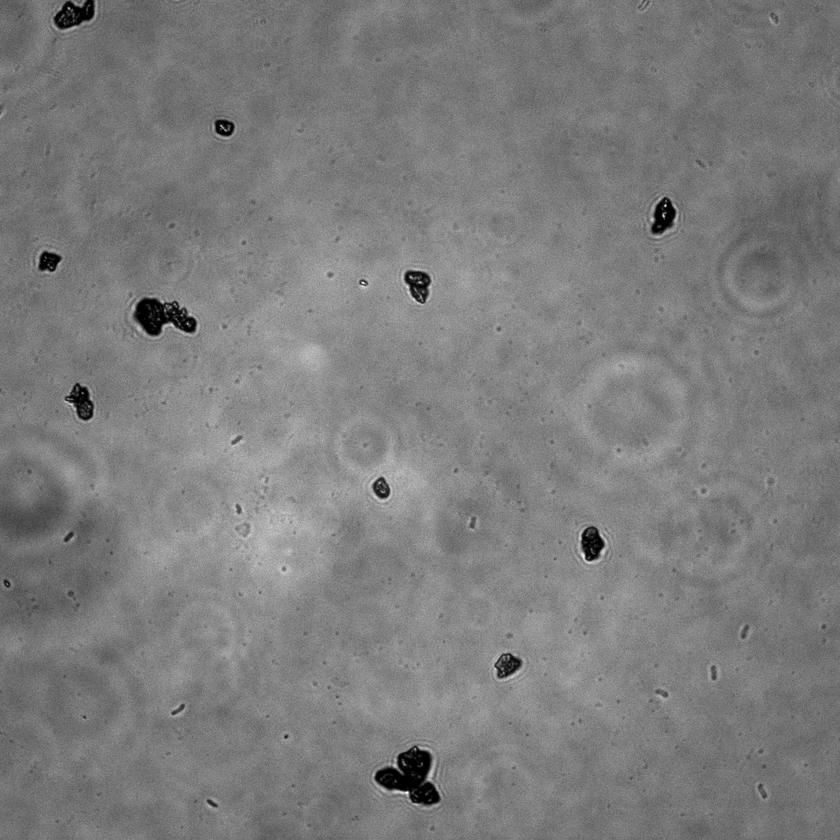
#> input picture source/1/1 N NO 1_ch00.tif, 840 x 840 px, shrunk from 1200 x 1200 before the run, found by its file name
$ python beta_3.py
#> lines starting #> are read from the running program, lines starting #| are printed output that depends on the picture; after the words box and inside, x2 and y2 are one past the last pixel; in counts of white or black regions, pixels touching at a corner belong together
import cv2
import numpy as np

# Load image
img = cv2.imread('./source/1/1 N NO 1_ch00.tif', cv2.IMREAD_GRAYSCALE)
#> img is the input picture: shape (840, 840); min 0, max 255, mean 124.4
if img is None:
    raise FileNotFoundError("Image could not be loaded. Check the file path.")

# GaussianBlur
blurred = cv2.GaussianBlur(img, (5, 5), 0)  # type: ignore

# Threshold
_, thresh = cv2.threshold(blurred, 0, 255, cv2.THRESH_BINARY_INV + cv2.THRESH_OTSU)
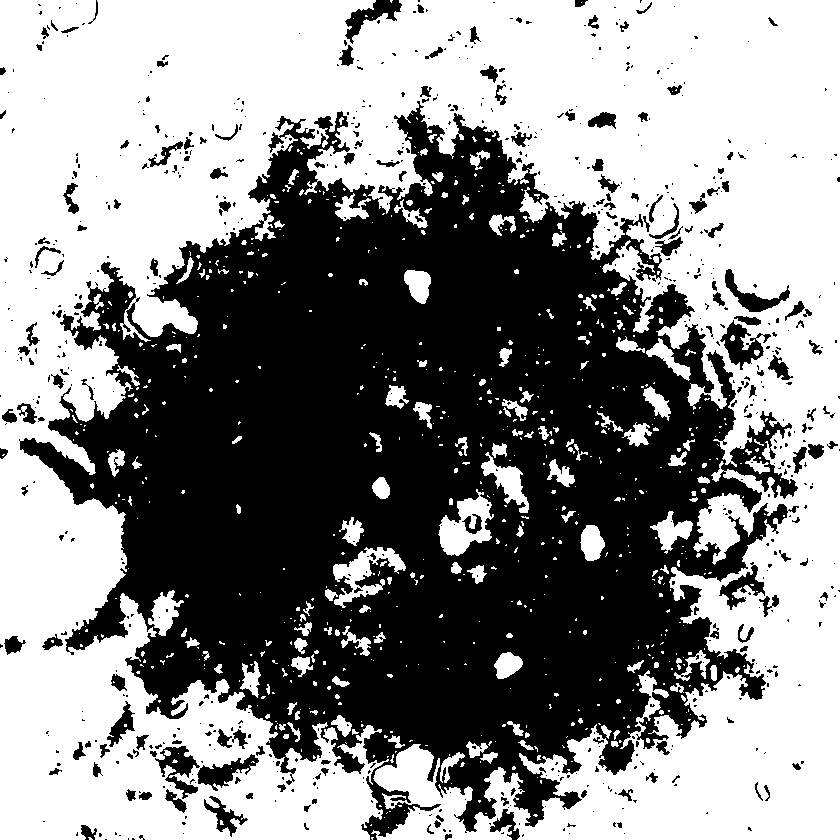
#> thresh: shape (840, 840); 54.4% white; 748 black regions (577 under 20 px), largest, box (x1, y1, x2, y2) and area: (19, 101, 799, 840) 301038, (720, 320, 771, 370) 1023, (155, 746, 200, 799) 967

# Noise removal
kernel = np.ones((3, 3), np.uint8)
opening = cv2.morphologyEx(thresh, cv2.MORPH_OPEN, kernel, iterations=2)
#> opening: shape (840, 840); 50.9% white; 316 black regions (220 under 20 px), largest, box (x1, y1, x2, y2) and area: (19, 86, 840, 840) 327329, (127, 734, 265, 813) 3115, (716, 316, 777, 370) 1531

# Sure background and foreground
sure_bg = cv2.dilate(opening, kernel, iterations=3)
#> sure_bg: shape (840, 840); 59.9% white; 88 black regions (47 under 20 px), largest, box (x1, y1, x2, y2) and area: (23, 113, 789, 829) 275061, (707, 652, 762, 696) 986, (367, 787, 412, 840) 812
dist_transform = cv2.distanceTransform(opening, cv2.DIST_L2, 5)
_, sure_fg = cv2.threshold(dist_transform, 0.7 * dist_transform.max(), 255, 0)
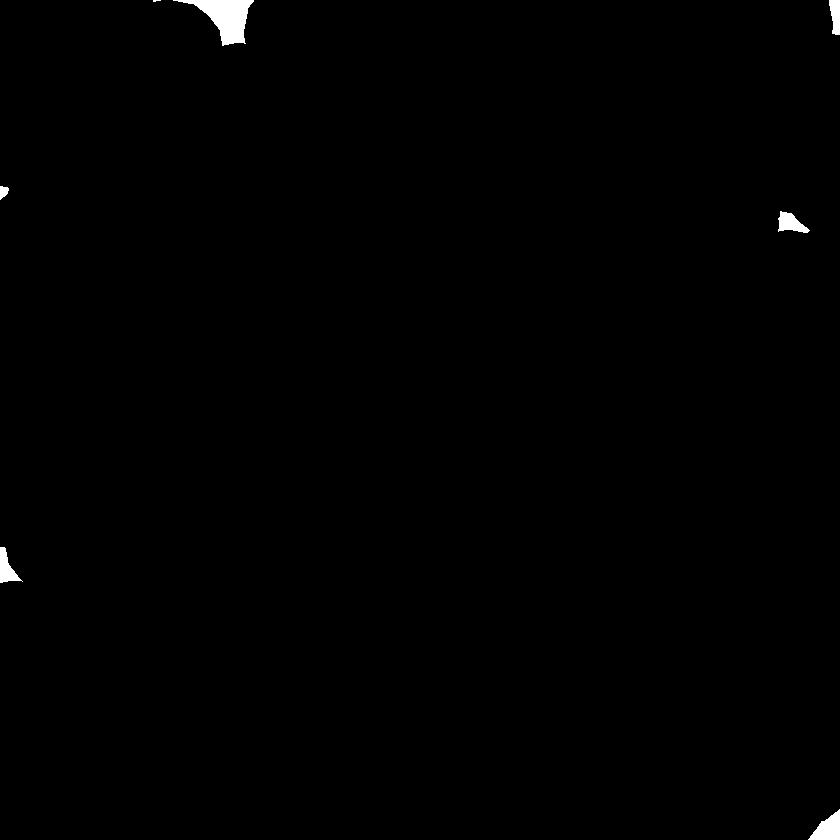
#> sure_fg: shape (840, 840) float32; 0.48% white; 7 white regions (1 under 20 px), largest, box (x1, y1, x2, y2) and area: (173, 0, 254, 46) 1634, (808, 809, 840, 840) 572, (778, 211, 810, 233) 401, (0, 547, 23, 583) 394, (829, 0, 840, 35) 301, (0, 186, 9, 200) 86
sure_fg = np.uint8(sure_fg)
unknown = cv2.subtract(sure_bg, sure_fg)  # type: ignore
#> unknown: shape (840, 840); 59.4% white; 95 black regions (48 under 20 px), largest, box (x1, y1, x2, y2) and area: (23, 113, 789, 829) 275061, (173, 0, 254, 46) 1634, (707, 652, 762, 696) 986

# Markers
_, markers = cv2.connectedComponents(sure_fg)  # type: ignore
#> markers: shape (840, 840) int32; 8 distinct labels, from 0 to 7
markers = markers + 1
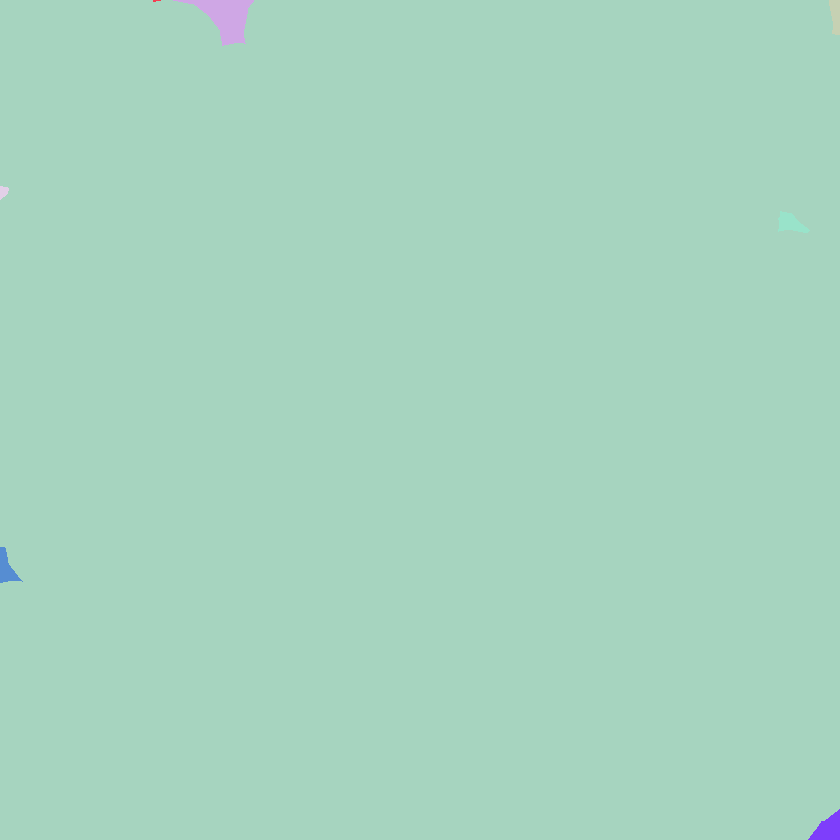
#> markers: shape (840, 840) int32; 8 distinct labels, from 1 to 8; one colour per label, 0 black
markers[unknown == 255] = 0
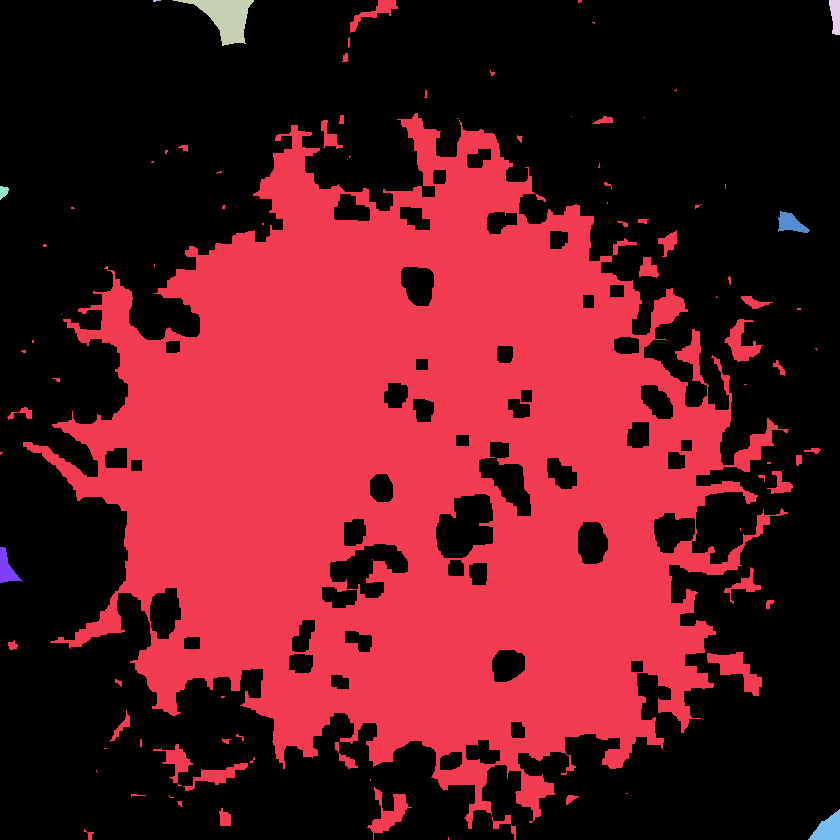
#> markers: shape (840, 840) int32; 9 distinct labels, from 0 to 8; one colour per label, 0 black

# Watershed
img_color = cv2.cvtColor(img, cv2.COLOR_GRAY2BGR)  # type: ignore
markers = cv2.watershed(img_color, markers)
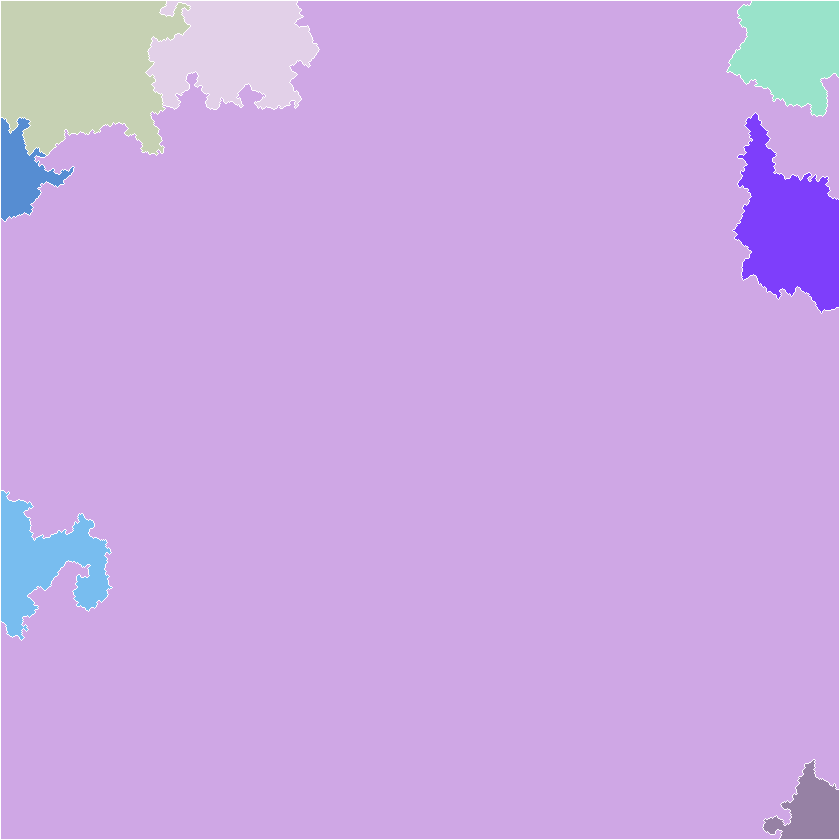
#> markers: shape (840, 840) int32; 9 distinct labels, from -1 to 8; one colour per label, 0 black, -1 white
img_color[markers == -1] = [255, 0, 0]  # Blue outlines at boundaries
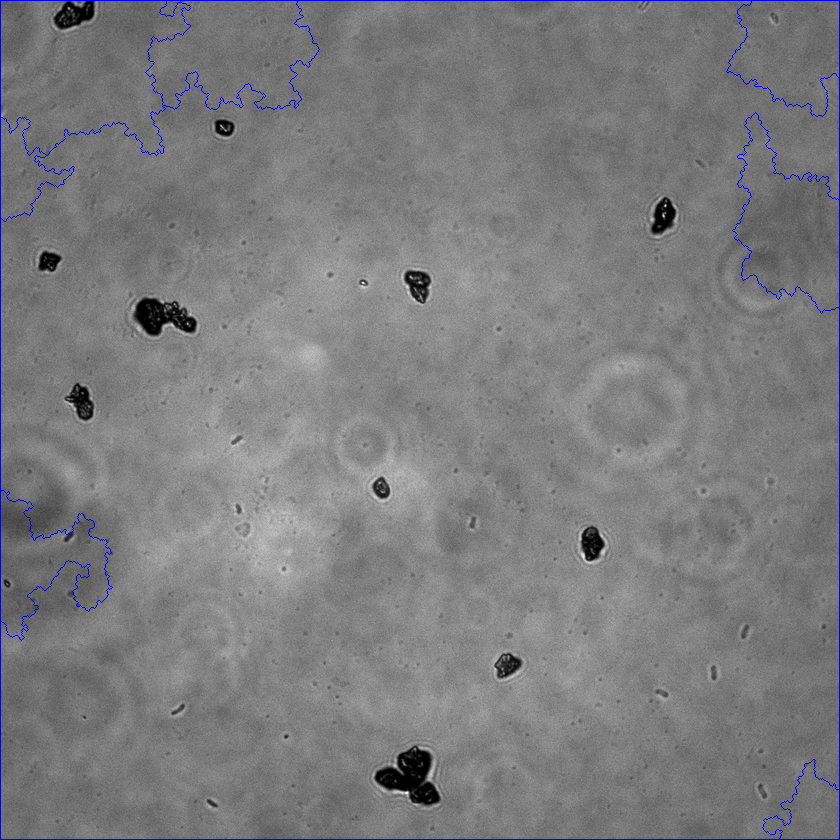
#> img_color: shape (840, 840, 3); 0.86% of pixels changed, all inside (x1, y1, x2, y2) = (0, 0, 840, 840)

cv2.imwrite('watershed_outlined.png', img_color)

$ run again, with source/1/1 N NO 1_ch01.tif copied over source/1/1 N NO 1_ch00.tif
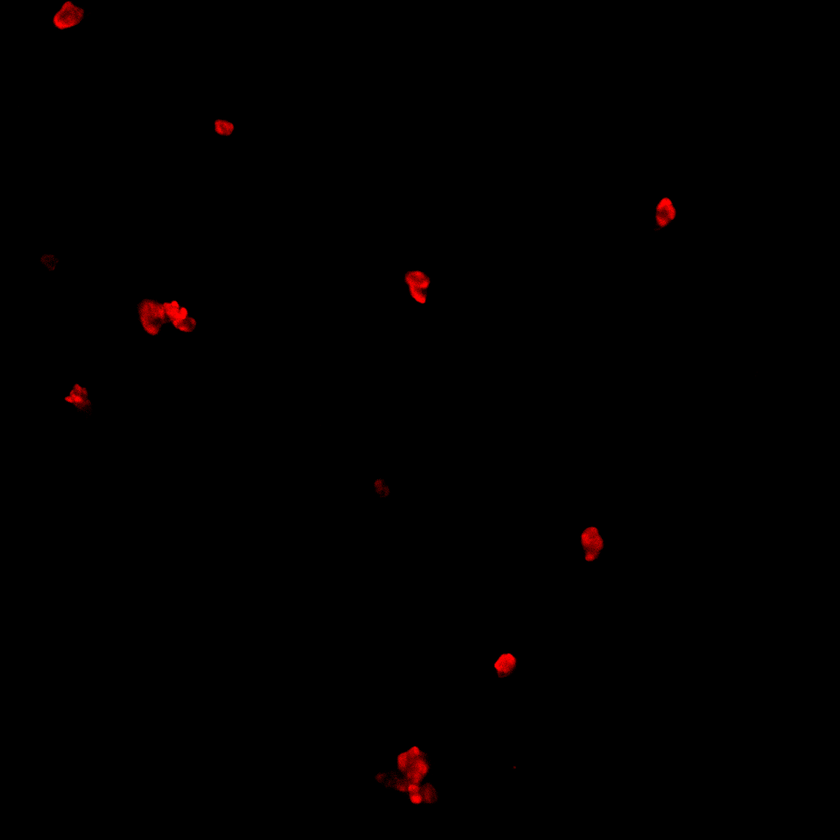
#> input picture source/1/1 N NO 1_ch01.tif, 840 x 840 px, shrunk from 1200 x 1200 before the run, found by its file name
#> `_, thresh = cv2.threshold(blurred, 0, 255, cv2.THRESH_BINARY_INV + cv2..`:
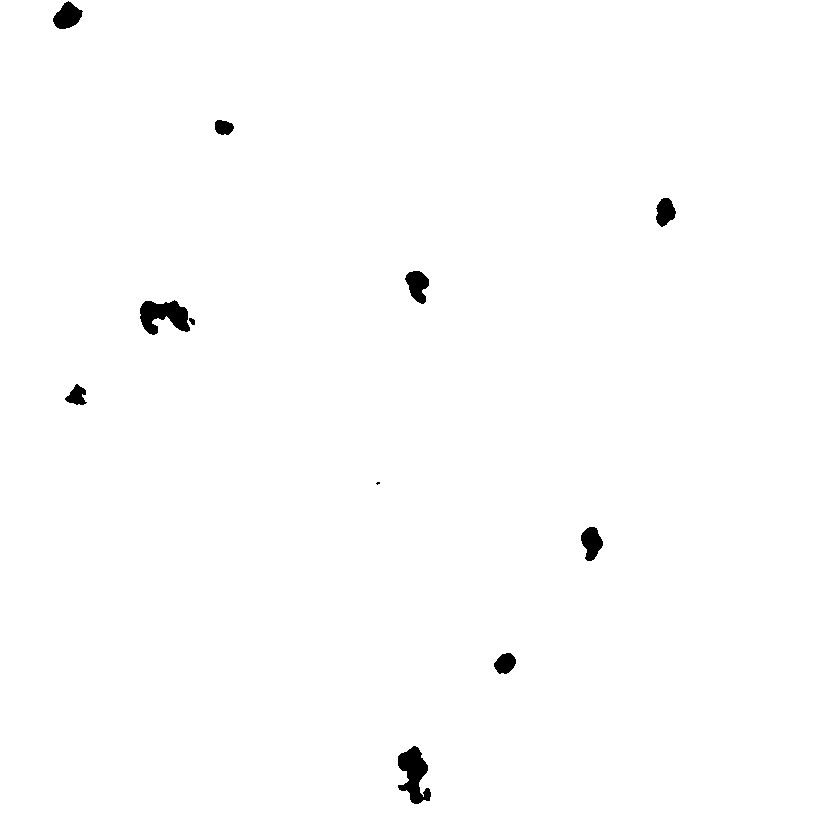
#> thresh: shape (840, 840); 99.3% white; 11 black regions (1 under 20 px), largest, box (x1, y1, x2, y2) and area: (398, 746, 431, 804) 1105, (140, 300, 190, 335) 1087, (53, 1, 83, 29) 531
#> opening: shape (840, 840); 99.3% white; 10 black regions (1 under 20 px), largest, box (x1, y1, x2, y2) and area: (140, 300, 195, 335) 1159, (398, 746, 431, 804) 1131, (53, 0, 83, 29) 540
#> sure_bg: shape (840, 840); 99.7% white; 9 black regions, largest, box (x1, y1, x2, y2) and area: (143, 304, 189, 331) 545, (401, 751, 427, 800) 510, (57, 6, 79, 26) 232
#> unknown: shape (840, 840); 96.2% white; 11 black regions, largest, box (x1, y1, x2, y2) and area: (0, 675, 127, 840) 18369, (742, 709, 840, 840) 6655, (143, 304, 189, 331) 545
#> `img_color[markers == -1] = [255, 0, 0]`:
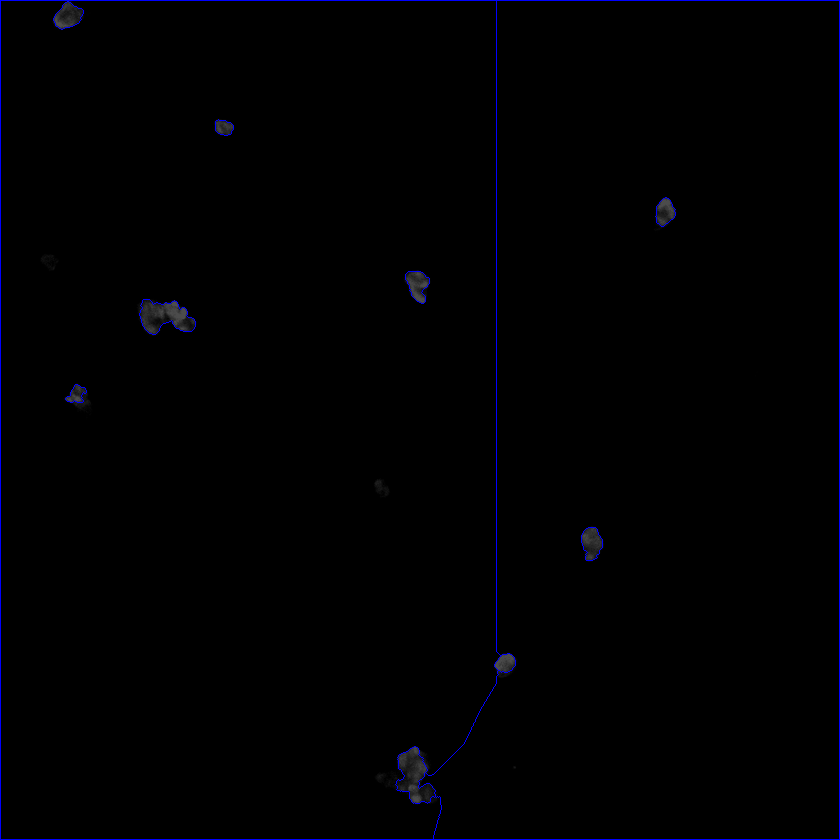
#> img_color: shape (840, 840, 3); mean B, G, R 2.1, 0.3, 0.3

$ run again, with source/1/1 N NO 2_ch00.tif copied over source/1/1 N NO 1_ch00.tif
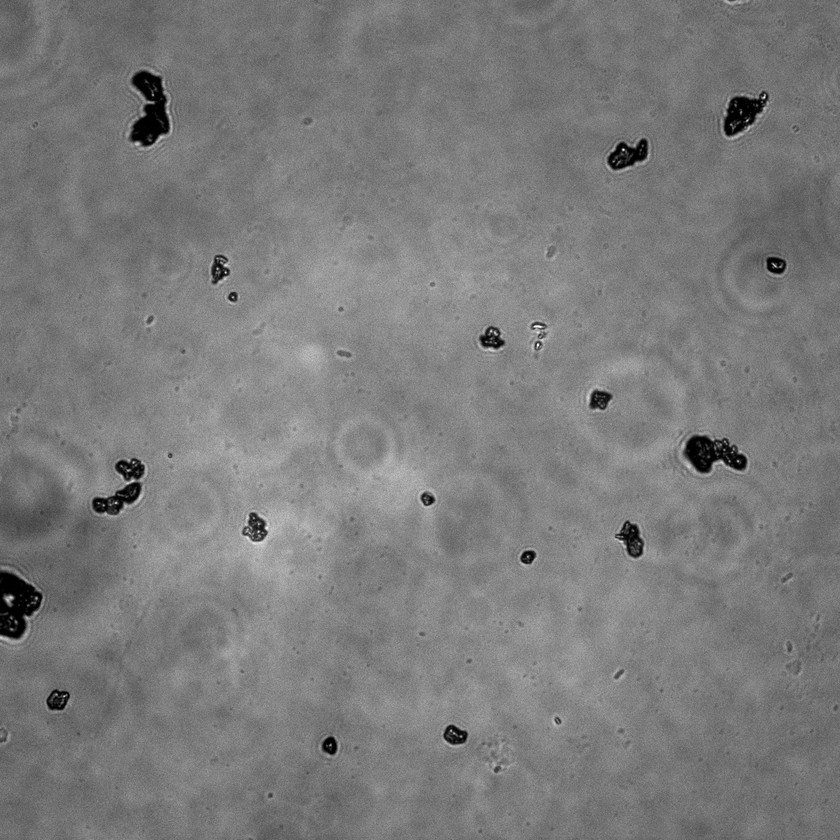
#> input picture source/1/1 N NO 2_ch00.tif, 840 x 840 px, shrunk from 1200 x 1200 before the run, found by its file name
#> img is the input picture: shape (840, 840); min 0, max 255, mean 122.9
#> thresh: shape (840, 840); 1.6% white; 32 white regions (13 under 20 px), largest, box (x1, y1, x2, y2) and area: (0, 570, 43, 639) 1915, (130, 71, 169, 146) 1870, (684, 435, 747, 473) 1476
#> opening: shape (840, 840); 1.5% white; 20 white regions, largest, box (x1, y1, x2, y2) and area: (0, 571, 42, 639) 1896, (130, 71, 169, 146) 1859, (685, 436, 747, 473) 1409
#> sure_bg: shape (840, 840); 2.5% white; 17 white regions, largest, box (x1, y1, x2, y2) and area: (127, 68, 172, 149) 2699, (0, 568, 45, 642) 2477, (682, 433, 750, 476) 2120
#> unknown: shape (840, 840); 2.4% white; 17 white regions, largest, box (x1, y1, x2, y2) and area: (127, 68, 172, 149) 2601, (0, 568, 45, 642) 2355, (682, 433, 750, 476) 2027
#> `markers = cv2.watershed(img_color, markers)`:
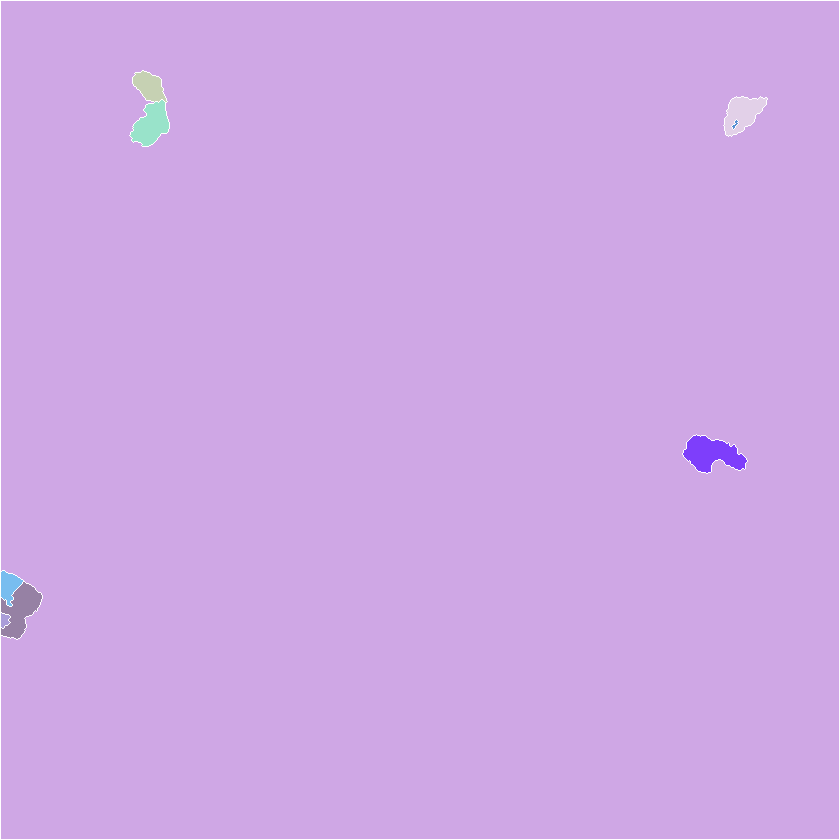
#> markers: shape (840, 840) int32; 10 distinct labels, from -1 to 9; one colour per label, 0 black, -1 white
#> `img_color[markers == -1] = [255, 0, 0]`:
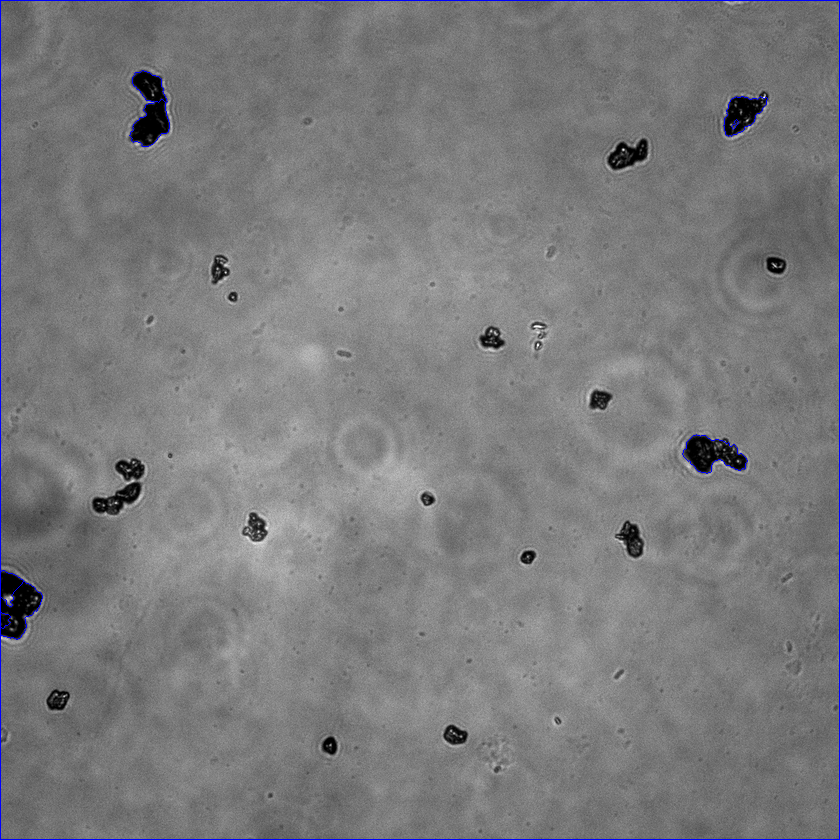
#> img_color: shape (840, 840, 3); 0.58% of pixels changed, all inside (x1, y1, x2, y2) = (0, 0, 840, 840)
